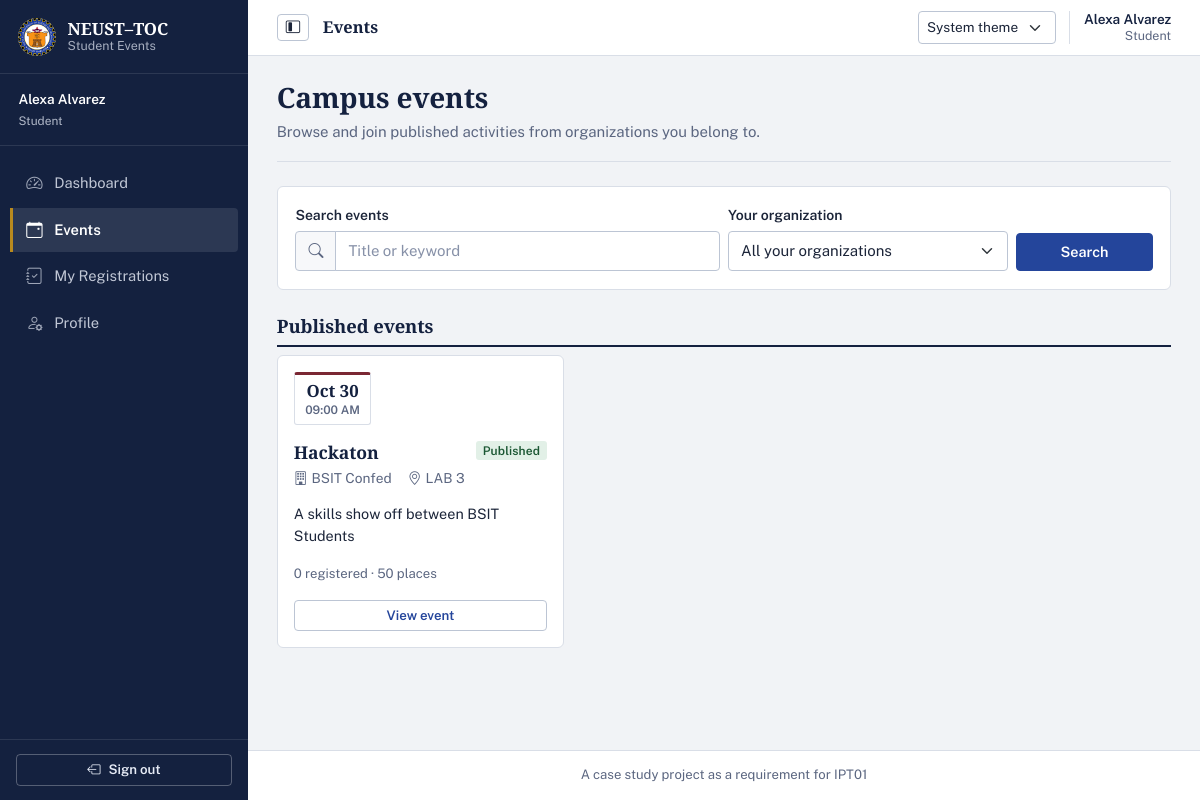
Before: /student/events (signed in) with the older database file.
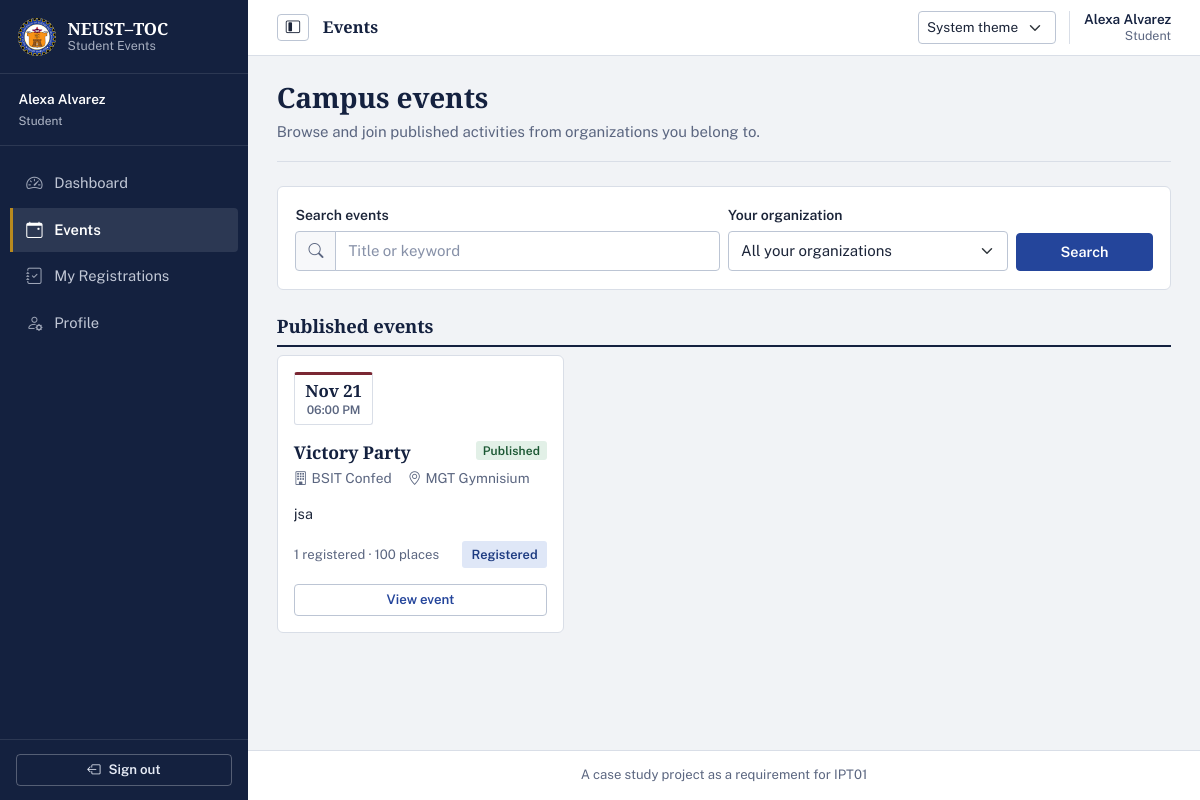
After: the same page with the newer database file.
### tables this page shows
CREATE TABLE events (
    event_id INTEGER PRIMARY KEY AUTOINCREMENT,
    organization_id INTEGER NOT NULL,
    created_by INTEGER NOT NULL,
    title TEXT NOT NULL,
    description TEXT NOT NULL,
    venue TEXT NOT NULL,
    start_at TEXT NOT NULL,
    end_at TEXT,
    registration_deadline TEXT NOT NULL,
    capacity INTEGER NOT NULL CHECK(capacity > 0),
    status TEXT NOT NULL DEFAULT 'draft' CHECK(status IN ('draft', 'published', 'cancelled', 'completed')),
    created_at TEXT NOT NULL DEFAULT (strftime('%Y-%m-%d %H:%M:%S', 'now', 'localtime')),
    updated_at TEXT,
    FOREIGN KEY (organization_id) REFERENCES organizations(organization_id) ON DELETE RESTRICT,
    FOREIGN KEY (created_by) REFERENCES users(user_id) ON DELETE RESTRICT
);

CREATE TABLE organizations (
    organization_id INTEGER PRIMARY KEY AUTOINCREMENT,
    name TEXT NOT NULL UNIQUE,
    description TEXT,
    contact_email TEXT,
    is_active INTEGER NOT NULL DEFAULT 1 CHECK(is_active IN (0, 1)),
    created_at TEXT NOT NULL DEFAULT (strftime('%Y-%m-%d %H:%M:%S', 'now', 'localtime'))
);

### student_routes.py (the view)
@student_bp.route('/events')
@student_required
def events():
    db = get_db()
    search = request.args.get('search', '').strip()
    org_id = request.args.get('org_id', '').strip()
    page = request.args.get('page', 1, type=int)
    per_page = 12
    orgs = auth_service.get_user_organizations(db, session['user_id'])
    organization_ids = [org['organization_id'] for org in orgs]
    events_list, total = event_service.get_published_events(
        db,
        organization_ids=organization_ids,
        search=search or None,
        org_id=int(org_id) if org_id else None,
        page=page,
        per_page=per_page
    )
    total_pages = (total + per_page - 1) // per_page if total > 0 else 1
    events_with_info = []
    for evt in events_list:
        evt_dict = dict(evt)
        evt_dict['reg_count'] = registration_service.get_registration_count(db, evt['event_id'])
        user_reg = registration_service.get_user_event_registration(
            db, evt['event_id'], session['user_id']
        )
        evt_dict['user_registration'] = user_reg
        events_with_info.append(evt_dict)
    return render_template(
        'student/events.html',
        events=events_with_info,
        organizations=orgs,
        search=search,
        org_id=org_id,
        page=page,
        total_pages=total_pages,
        total=total
    )

### db.py (called while the page is built)
def get_db():
    if 'db' not in g:
        db_path = current_app.config.get('DATABASE', Config.DATABASE)
        g.db = sqlite3.connect(db_path)
        g.db.row_factory = sqlite3.Row
        g.db.execute('PRAGMA foreign_keys = ON')
    return g.db

### services/auth_service.py (called while the page is built)
def get_user_by_id(db, user_id):
    return db.execute('SELECT * FROM users WHERE user_id = ?', (user_id,)).fetchone()

def get_user_organizations(db, user_id):
    return db.execute(
        '''SELECT o.*, om.member_role
           FROM organizations o
           JOIN organization_members om ON o.organization_id = om.organization_id
           WHERE om.user_id = ? AND o.is_active = 1
           ORDER BY o.name''',
        (user_id,)
    ).fetchall()

### services/event_service.py (called while the page is built)
def complete_expired_published_events(db, now=None):
    now = now or datetime.now()
    now_str = now.strftime('%Y-%m-%d %H:%M:%S')
    cursor = db.execute(
        '''UPDATE events
           SET status = 'completed', updated_at = ?
           WHERE status = 'published'
             AND NULLIF(end_at, '') IS NOT NULL
             AND end_at <= ?''',
        (now_str, now_str)
    )
    completed_count = cursor.rowcount
    db.commit()
    return completed_count

### templates/student/events.html (shortened to what this page needs)
{% extends "base.html" %}
{% from 'components/event_card.html' import render_event_card %}
{% block content %}
<header class="page-heading">
    <div>
        <h1>Campus events</h1>
        <p>Browse and join published activities from organizations you belong to.</p>
    </div>
</header>
<form method="GET" action="{{ url_for('student.events') }}" class="event-filters mb-4">
    <div class="row g-2 align-items-end">
        <div class="col-lg-6">
            <label for="event-search" class="form-label">Search events</label>
            <div class="input-group">
                <span class="input-group-text"><i class="bi bi-search" aria-hidden="true"></i></span>
                <input id="event-search" type="search" name="search" class="form-control"
                       placeholder="Title or keyword" value="{{ search }}">
            </div>
        </div>
        <div class="col-lg-4">
            <label for="event-organization" class="form-label">Your organization</label>
            <select id="event-organization" name="org_id" class="form-select">
                <option value="">All your organizations</option>
            </select>
        </div>
        <div class="col-lg-2 d-flex gap-2">
            <button type="submit" class="btn btn-primary flex-grow-1">Search</button>
        </div>
    </div>
</form>
<section aria-label="Event results">
    {% if events %}
    <div class="section-rule mb-2">
        <h2>Published events</h2>
    </div>
    <div class="row g-3">
        {% for evt in events %}
        <div class="col-md-6 col-xl-4">
            {{ render_event_card(evt, show_register=True, user_registration=evt.user_registration) }}
        </div>
        {% endfor %}
    </div>
    {% endif %}
</section>
{% endblock %}

### templates/components/event_card.html
{% macro render_event_card(event, show_register=False, user_registration=None) %}
<article class="card event-card">
    <div class="card-body d-flex flex-column p-3">
        <div class="event-date-block mb-3">
            {% if event.start_at %}
            <span>{{ event.start_at|datetimeformat('%b %d') }}</span>
            <small class="d-block">{{ event.start_at|datetimeformat('%I:%M %p') }}</small>
            {% else %}
            Date to be announced
            {% endif %}
        </div>
        <div class="d-flex justify-content-between align-items-start gap-2">
            <h3 class="event-listing-title">{{ event.title }}</h3>
            {% if event.status == 'published' %}
            <span class="badge bg-success">Published</span>
            {% elif event.status == 'draft' %}
            <span class="badge bg-secondary">Draft</span>
            {% elif event.status == 'cancelled' %}
            <span class="badge bg-danger">Cancelled</span>
            {% elif event.status == 'completed' %}
            <span class="badge bg-info">Completed</span>
            {% else %}
            <span class="badge bg-secondary">{{ event.status|capitalize }}</span>
            {% endif %}
        </div>
        <div class="event-listing-meta mb-2">
            <span><i class="bi bi-building me-1" aria-hidden="true"></i>{{ event.organization_name }}</span>
            <span><i class="bi bi-geo-alt me-1" aria-hidden="true"></i>{{ event.venue or 'Venue to be announced' }}</span>
        </div>
        {% if event.description %}
        <p class="event-listing-description">{{ event.description|truncate(125) }}</p>
        {% endif %}
        <div class="mt-auto pt-3 d-flex align-items-center justify-content-between gap-2">
            <small class="text-muted">
                {% if event.reg_count is defined and event.reg_count is not none %}
                    {{ event.reg_count }} registered · {{ event.capacity }} places
                {% else %}
                    Capacity {{ event.capacity }}
                {% endif %}
            </small>
            {% if user_registration %}
            <span class="status-label">Registered</span>
            {% endif %}
        </div>
        {% if show_register %}
        <a href="{{ url_for('student.event_detail', event_id=event.event_id) }}" class="btn btn-outline-primary btn-sm mt-3">
            View event
        </a>
        {% endif %}
    </div>
</article>
{% endmacro %}

Changed rows visible on the page:
removed events: start_at "Oct 30", start_at "09:00 AM", title "Hackaton", status "Published", {{ event.organization_name }} "BSIT Confed", venue "LAB 3", description "A skills show off between BSIT Students", reg_count "0", capacity "50"
added events: start_at "Nov 21", start_at "06:00 PM", title "Victory Party", status "Published", {{ event.organization_name }} "BSIT Confed", venue "MGT Gymnisium", description "jsa", reg_count "1", capacity "100", shows "Registered"
